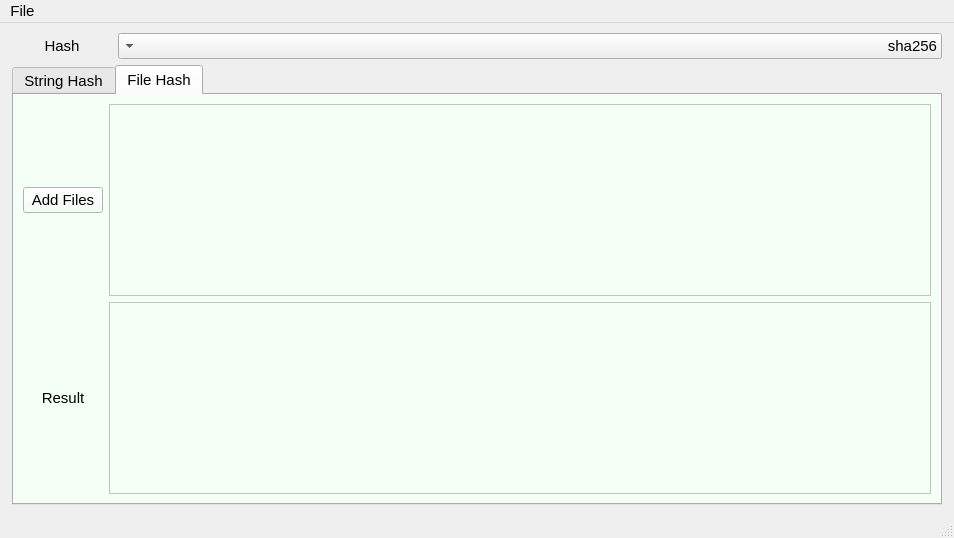
<?xml version="1.0" encoding="UTF-8"?>
<ui version="4.0">
 <class>MainWindow</class>
 <widget class="QMainWindow" name="MainWindow">
  <property name="geometry">
   <rect>
    <x>0</x>
    <y>0</y>
    <width>954</width>
    <height>538</height>
   </rect>
  </property>
  <property name="minimumSize">
   <size>
    <width>800</width>
    <height>420</height>
   </size>
  </property>
  <property name="font">
   <font>
    <pointsize>11</pointsize>
   </font>
  </property>
  <property name="windowTitle">
   <string>py_hash</string>
  </property>
  <property name="styleSheet">
   <string notr="true"/>
  </property>
  <widget class="QWidget" name="centralwidget">
   <layout class="QVBoxLayout" name="verticalLayout_3">
    <property name="leftMargin">
     <number>12</number>
    </property>
    <property name="topMargin">
     <number>10</number>
    </property>
    <property name="rightMargin">
     <number>12</number>
    </property>
    <property name="bottomMargin">
     <number>10</number>
    </property>
    <item>
     <layout class="QHBoxLayout" name="horizontalLayout_5" stretch="0,1">
      <item>
       <widget class="QLabel" name="label_5">
        <property name="minimumSize">
         <size>
          <width>100</width>
          <height>0</height>
         </size>
        </property>
        <property name="text">
         <string>Hash</string>
        </property>
        <property name="textFormat">
         <enum>Qt::PlainText</enum>
        </property>
        <property name="alignment">
         <set>Qt::AlignCenter</set>
        </property>
       </widget>
      </item>
      <item>
       <widget class="QComboBox" name="comboBoxHash">
        <property name="layoutDirection">
         <enum>Qt::RightToLeft</enum>
        </property>
        <property name="currentIndex">
         <number>3</number>
        </property>
        <item>
         <property name="text">
          <string>md5</string>
         </property>
        </item>
        <item>
         <property name="text">
          <string>sha1</string>
         </property>
        </item>
        <item>
         <property name="text">
          <string>sha224</string>
         </property>
        </item>
        <item>
         <property name="text">
          <string>sha256</string>
         </property>
        </item>
        <item>
         <property name="text">
          <string>sha384</string>
         </property>
        </item>
        <item>
         <property name="text">
          <string>sha512</string>
         </property>
        </item>
        <item>
         <property name="text">
          <string>sha3_224</string>
         </property>
        </item>
        <item>
         <property name="text">
          <string>sha3_256</string>
         </property>
        </item>
        <item>
         <property name="text">
          <string>sha3_384</string>
         </property>
        </item>
        <item>
         <property name="text">
          <string>sha3_512</string>
         </property>
        </item>
        <item>
         <property name="text">
          <string>bcrypt_password_for_php</string>
         </property>
        </item>
       </widget>
      </item>
     </layout>
    </item>
    <item>
     <widget class="QTabWidget" name="tabWidget">
      <property name="styleSheet">
       <string notr="true"/>
      </property>
      <property name="currentIndex">
       <number>1</number>
      </property>
      <widget class="QWidget" name="tab_1">
       <property name="styleSheet">
        <string notr="true">background-color:#FFF6F4</string>
       </property>
       <attribute name="title">
        <string>String Hash</string>
       </attribute>
       <layout class="QVBoxLayout" name="verticalLayout">
        <item>
         <layout class="QHBoxLayout" name="horizontalLayout">
          <item>
           <widget class="QLabel" name="label">
            <property name="minimumSize">
             <size>
              <width>150</width>
              <height>0</height>
             </size>
            </property>
            <property name="baseSize">
             <size>
              <width>0</width>
              <height>0</height>
             </size>
            </property>
            <property name="font">
             <font>
              <pointsize>11</pointsize>
             </font>
            </property>
            <property name="layoutDirection">
             <enum>Qt::LeftToRight</enum>
            </property>
            <property name="text">
             <string>String to Hash</string>
            </property>
            <property name="textFormat">
             <enum>Qt::PlainText</enum>
            </property>
            <property name="alignment">
             <set>Qt::AlignCenter</set>
            </property>
           </widget>
          </item>
          <item>
           <widget class="QPlainTextEdit" name="plainTextEdit_SrtingInput">
            <property name="font">
             <font>
              <pointsize>11</pointsize>
             </font>
            </property>
           </widget>
          </item>
         </layout>
        </item>
        <item>
         <layout class="QHBoxLayout" name="horizontalLayout_3">
          <item>
           <widget class="QLabel" name="label_3">
            <property name="minimumSize">
             <size>
              <width>150</width>
              <height>0</height>
             </size>
            </property>
            <property name="font">
             <font>
              <pointsize>11</pointsize>
             </font>
            </property>
            <property name="text">
             <string>Result String</string>
            </property>
            <property name="alignment">
             <set>Qt::AlignCenter</set>
            </property>
           </widget>
          </item>
          <item>
           <widget class="QPlainTextEdit" name="plainTextEdit_SrtingResult">
            <property name="font">
             <font>
              <pointsize>11</pointsize>
             </font>
            </property>
           </widget>
          </item>
         </layout>
        </item>
       </layout>
      </widget>
      <widget class="QWidget" name="tab_2">
       <property name="styleSheet">
        <string notr="true">background-color:#F4FFF6</string>
       </property>
       <attribute name="title">
        <string>File Hash</string>
       </attribute>
       <layout class="QVBoxLayout" name="verticalLayout_2">
        <item>
         <layout class="QHBoxLayout" name="horizontalLayout_2">
          <item>
           <widget class="QPushButton" name="pushButtonAddFiles">
            <property name="font">
             <font>
              <pointsize>11</pointsize>
             </font>
            </property>
            <property name="layoutDirection">
             <enum>Qt::LeftToRight</enum>
            </property>
            <property name="text">
             <string>Add Files</string>
            </property>
           </widget>
          </item>
          <item>
           <widget class="QPlainTextEdit" name="plainTextEdit_FilesInput">
            <property name="font">
             <font>
              <pointsize>11</pointsize>
             </font>
            </property>
           </widget>
          </item>
         </layout>
        </item>
        <item>
         <layout class="QHBoxLayout" name="horizontalLayout_4">
          <item>
           <widget class="QLabel" name="label_4">
            <property name="minimumSize">
             <size>
              <width>80</width>
              <height>0</height>
             </size>
            </property>
            <property name="font">
             <font>
              <pointsize>11</pointsize>
             </font>
            </property>
            <property name="text">
             <string>Result</string>
            </property>
            <property name="alignment">
             <set>Qt::AlignCenter</set>
            </property>
           </widget>
          </item>
          <item>
           <widget class="QPlainTextEdit" name="plainTextEdit_FilesResult">
            <property name="font">
             <font>
              <pointsize>11</pointsize>
             </font>
            </property>
           </widget>
          </item>
         </layout>
        </item>
       </layout>
      </widget>
     </widget>
    </item>
   </layout>
  </widget>
  <widget class="QMenuBar" name="menubar">
   <property name="geometry">
    <rect>
     <x>0</x>
     <y>0</y>
     <width>954</width>
     <height>26</height>
    </rect>
   </property>
   <widget class="QMenu" name="menuFile">
    <property name="title">
     <string>File</string>
    </property>
    <addaction name="actionRun_Hash"/>
    <addaction name="separator"/>
    <addaction name="actionExit"/>
   </widget>
   <addaction name="menuFile"/>
  </widget>
  <widget class="QStatusBar" name="statusbar"/>
  <action name="actionRun_Hash">
   <property name="text">
    <string>Run Hash</string>
   </property>
  </action>
  <action name="actionExit">
   <property name="text">
    <string>Exit</string>
   </property>
  </action>
 </widget>
 <resources/>
 <connections/>
</ui>
